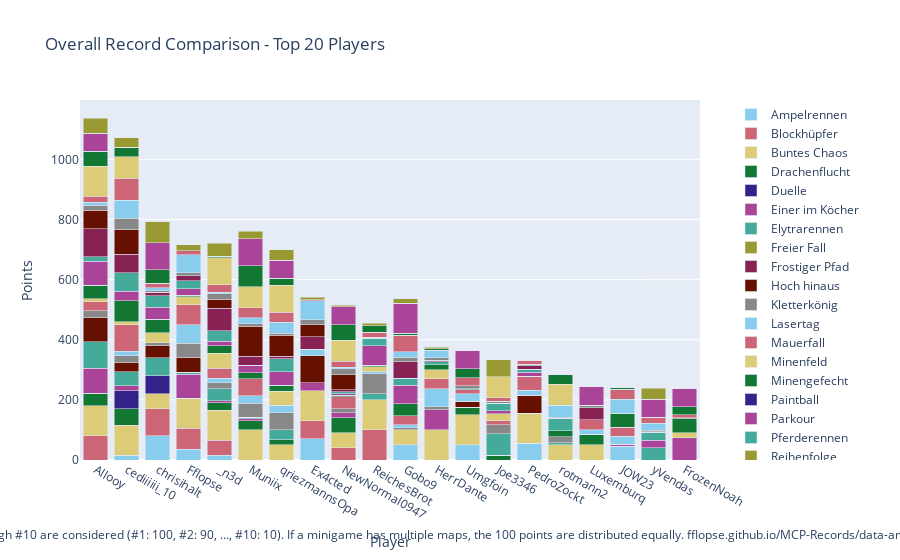

Write notebook code for a chart like this one.
### Code cell
import plotly.graph_objects as go

# Sum all columns to get the total score
outDf['Total'] = outDf.sum(axis=1)

# Sort by total score and fill N/A values with 0
outDf = outDf.sort_values(by='Total', ascending=False).fillna(0)

# Crop to top 10 players
cropDf = outDf.head(20).copy()

# Drop the 'Total' column for plotting
cropDf = cropDf.drop(columns=['Total'])

# Create a color palette
color_palette = px.colors.qualitative.Safe

# Create the stacked bar plot
fig = go.Figure()

cropDf = remove_duplicate_columns(cropDf)

for column in cropDf.columns.difference(['Player']):
    fig.add_trace(go.Bar(
        x=cropDf.index,
        y=cropDf[column],
        name=column,
        marker_color=color_palette[len(fig.data) % len(color_palette)]
    ))

# Update layout
fig.update_layout(
    barmode='stack',
    title='Overall Record Comparison - Top 20 Players',
    xaxis=dict(title='Player'),
    yaxis=dict(title='Points'),
    #height=800,
    #width=1000,
    legend=dict(
        x=1.05,
        y=0.5,
        traceorder='normal',
        font=dict(size=12),
        bgcolor='rgba(255, 255, 255, 0)',
        bordercolor='rgba(0, 0, 0, 0)'
    ),
    margin=dict(r=200),  # Adjust right margin to make room for the legend
    annotations=[
        dict(
            x=0.5,
            y=-0.235,
            xref='paper',
            yref='paper',
            text='Max 100 points per minigame. Records #1 through #10 are considered (#1: 100, #2: 90, ..., #10: 10). If a minigame has multiple maps, the 100 points are distributed equally. fflopse.github.io/MCP-Records/data-analysis/global-ranking.ipynb',
            showarrow=False,
            font=dict(size=12),
            xanchor='center'
        )
    ]
)

fig.show()

# save the plot as an html file

fig.write_html('out/overall_record_comparison.html')

### Figure 1 — Plotly figure (JSON) as saved in the notebook; plotly's stock layout.template omitted (floating-point values rounded to 4 significant figures)
{"data": [{"marker": {"color": "rgb(136, 204, 238)"}, "name": "Ampelrennen", "type": "bar", "x": ["Allooy", "cediiiiii_10", "chrisihalt", "Fflopse", "_n3d", "Muniix", "qriezmannsOpa", "Ex4cted", "NewNormal0947", "ReichesBrot", "Gobo9", "HerrDante", "Umgfoin", "Joe3346", "PedroZockt", "rotmann2", "Luxemburq", "JOW23", "yVendas", "FrozenNoah"], "y": [0.0, 15.0, 80.0, 35.0, 15.0, 0.0, 0.0, 70.0, 0.0, 0.0, 50.0, 0.0, 50.0, 0.0, 55.0, 0.0, 0.0, 45.0, 0.0, 0.0]}, {"marker": {"color": "rgb(204, 102, 119)"}, "name": "Blockhüpfer", "type": "bar", "x": ["Allooy", "cediiiiii_10", "chrisihalt", "Fflopse", "_n3d", "Muniix", "qriezmannsOpa", "Ex4cted", "NewNormal0947", "ReichesBrot", "Gobo9", "HerrDante", "Umgfoin", "Joe3346", "PedroZockt", "rotmann2", "Luxemburq", "JOW23", "yVendas", "FrozenNoah"], "y": [80.0, 0.0, 90.0, 70.0, 50.0, 0.0, 0.0, 60.0, 40.0, 100.0, 0.0, 0.0, 0.0, 0.0, 0.0, 0.0, 0.0, 0.0, 0.0, 0.0]}, {"marker": {"color": "rgb(221, 204, 119)"}, "name": "Buntes Chaos", "type": "bar", "x": ["Allooy", "cediiiiii_10", "chrisihalt", "Fflopse", "_n3d", "Muniix", "qriezmannsOpa", "Ex4cted", "NewNormal0947", "ReichesBrot", "Gobo9", "HerrDante", "Umgfoin", "Joe3346", "PedroZockt", "rotmann2", "Luxemburq", "JOW23", "yVendas", "FrozenNoah"], "y": [100.0, 100.0, 50.0, 100.0, 100.0, 100.0, 50.0, 100.0, 50.0, 100.0, 50.0, 100.0, 100.0, 0.0, 100.0, 50.0, 50.0, 0.0, 0.0, 0.0]}, {"marker": {"color": "rgb(17, 119, 51)"}, "name": "Drachenflucht", "type": "bar", "x": ["Allooy", "cediiiiii_10", "chrisihalt", "Fflopse", "_n3d", "Muniix", "qriezmannsOpa", "Ex4cted", "NewNormal0947", "ReichesBrot", "Gobo9", "HerrDante", "Umgfoin", "Joe3346", "PedroZockt", "rotmann2", "Luxemburq", "JOW23", "yVendas", "FrozenNoah"], "y": [42.5, 55.0, 0.0, 0.0, 25.0, 30.0, 17.5, 0.0, 50.0, 0.0, 0.0, 0.0, 25.0, 15.0, 0.0, 0.0, 35.0, 0.0, 0.0, 0.0]}, {"marker": {"color": "rgb(51, 34, 136)"}, "name": "Duelle", "type": "bar", "x": ["Allooy", "cediiiiii_10", "chrisihalt", "Fflopse", "_n3d", "Muniix", "qriezmannsOpa", "Ex4cted", "NewNormal0947", "ReichesBrot", "Gobo9", "HerrDante", "Umgfoin", "Joe3346", "PedroZockt", "rotmann2", "Luxemburq", "JOW23", "yVendas", "FrozenNoah"], "y": [0.0, 60.0, 60.0, 0.0, 0.0, 0.0, 0.0, 0.0, 0.0, 0.0, 0.0, 0.0, 0.0, 0.0, 0.0, 0.0, 0.0, 0.0, 0.0, 0.0]}, {"marker": {"color": "rgb(170, 68, 153)"}, "name": "Einer im Köcher", "type": "bar", "x": ["Allooy", "cediiiiii_10", "chrisihalt", "Fflopse", "_n3d", "Muniix", "qriezmannsOpa", "Ex4cted", "NewNormal0947", "ReichesBrot", "Gobo9", "HerrDante", "Umgfoin", "Joe3346", "PedroZockt", "rotmann2", "Luxemburq", "JOW23", "yVendas", "FrozenNoah"], "y": [83.33, 16.67, 0.0, 80.0, 6.667, 6.667, 0.0, 26.67, 16.67, 0.0, 0.0, 66.67, 0.0, 0.0, 0.0, 0.0, 0.0, 6.667, 0.0, 73.33]}, {"marker": {"color": "rgb(68, 170, 153)"}, "name": "Elytrarennen", "type": "bar", "x": ["Allooy", "cediiiiii_10", "chrisihalt", "Fflopse", "_n3d", "Muniix", "qriezmannsOpa", "Ex4cted", "NewNormal0947", "ReichesBrot", "Gobo9", "HerrDante", "Umgfoin", "Joe3346", "PedroZockt", "rotmann2", "Luxemburq", "JOW23", "yVendas", "FrozenNoah"], "y": [87.5, 47.5, 60.0, 7.5, 40.0, 5.0, 32.5, 0.0, 0.0, 20.0, 0.0, 0.0, 0.0, 72.5, 0.0, 7.5, 0.0, 0.0, 40.0, 0.0]}, {"marker": {"color": "rgb(153, 153, 51)"}, "name": "Freier Fall", "type": "bar", "x": ["Allooy", "cediiiiii_10", "chrisihalt", "Fflopse", "_n3d", "Muniix", "qriezmannsOpa", "Ex4cted", "NewNormal0947", "ReichesBrot", "Gobo9", "HerrDante", "Umgfoin", "Joe3346", "PedroZockt", "rotmann2", "Luxemburq", "JOW23", "yVendas", "FrozenNoah"], "y": [0.0, 0.0, 0.0, 0.0, 0.0, 0.0, 0.0, 0.0, 0.0, 0.0, 0.0, 0.0, 0.0, 0.0, 0.0, 0.0, 0.0, 0.0, 0.0, 0.0]}, {"marker": {"color": "rgb(136, 34, 85)"}, "name": "Frostiger Pfad", "type": "bar", "x": ["Allooy", "cediiiiii_10", "chrisihalt", "Fflopse", "_n3d", "Muniix", "qriezmannsOpa", "Ex4cted", "NewNormal0947", "ReichesBrot", "Gobo9", "HerrDante", "Umgfoin", "Joe3346", "PedroZockt", "rotmann2", "Luxemburq", "JOW23", "yVendas", "FrozenNoah"], "y": [0.0, 0.0, 0.0, 0.0, 0.0, 0.0, 0.0, 0.0, 0.0, 0.0, 0.0, 0.0, 0.0, 0.0, 0.0, 0.0, 0.0, 0.0, 0.0, 0.0]}, {"marker": {"color": "rgb(102, 17, 0)"}, "name": "Hoch hinaus", "type": "bar", "x": ["Allooy", "cediiiiii_10", "chrisihalt", "Fflopse", "_n3d", "Muniix", "qriezmannsOpa", "Ex4cted", "NewNormal0947", "ReichesBrot", "Gobo9", "HerrDante", "Umgfoin", "Joe3346", "PedroZockt", "rotmann2", "Luxemburq", "JOW23", "yVendas", "FrozenNoah"], "y": [80.0, 30.0, 40.0, 50.0, 0.0, 0.0, 0.0, 90.0, 0.0, 0.0, 0.0, 0.0, 20.0, 0.0, 60.0, 0.0, 0.0, 0.0, 0.0, 0.0]}, {"marker": {"color": "rgb(136, 136, 136)"}, "name": "Kletterkönig", "type": "bar", "x": ["Allooy", "cediiiiii_10", "chrisihalt", "Fflopse", "_n3d", "Muniix", "qriezmannsOpa", "Ex4cted", "NewNormal0947", "ReichesBrot", "Gobo9", "HerrDante", "Umgfoin", "Joe3346", "PedroZockt", "rotmann2", "Luxemburq", "JOW23", "yVendas", "FrozenNoah"], "y": [23.33, 23.33, 10.0, 46.67, 20.0, 46.67, 56.67, 0.0, 13.33, 66.67, 6.667, 10.0, 0.0, 30.0, 0.0, 20.0, 0.0, 0.0, 0.0, 0.0]}, {"marker": {"color": "rgb(136, 204, 238)"}, "name": "Lasertag", "type": "bar", "x": ["Allooy", "cediiiiii_10", "chrisihalt", "Fflopse", "_n3d", "Muniix", "qriezmannsOpa", "Ex4cted", "NewNormal0947", "ReichesBrot", "Gobo9", "HerrDante", "Umgfoin", "Joe3346", "PedroZockt", "rotmann2", "Luxemburq", "JOW23", "yVendas", "FrozenNoah"], "y": [0.0, 15.0, 0.0, 60.0, 15.0, 25.0, 25.0, 22.5, 0.0, 7.5, 10.0, 60.0, 25.0, 0.0, 17.5, 0.0, 15.0, 27.5, 0.0, 0.0]}, {"marker": {"color": "rgb(204, 102, 119)"}, "name": "Mauerfall", "type": "bar", "x": ["Allooy", "cediiiiii_10", "chrisihalt", "Fflopse", "_n3d", "Muniix", "qriezmannsOpa", "Ex4cted", "NewNormal0947", "ReichesBrot", "Gobo9", "HerrDante", "Umgfoin", "Joe3346", "PedroZockt", "rotmann2", "Luxemburq", "JOW23", "yVendas", "FrozenNoah"], "y": [30.0, 86.67, 0.0, 66.67, 33.33, 56.67, 0.0, 0.0, 40.0, 0.0, 30.0, 33.33, 13.33, 13.33, 46.67, 0.0, 33.33, 30.0, 0.0, 0.0]}, {"marker": {"color": "rgb(221, 204, 119)"}, "name": "Minenfeld", "type": "bar", "x": ["Allooy", "cediiiiii_10", "chrisihalt", "Fflopse", "_n3d", "Muniix", "qriezmannsOpa", "Ex4cted", "NewNormal0947", "ReichesBrot", "Gobo9", "HerrDante", "Umgfoin", "Joe3346", "PedroZockt", "rotmann2", "Luxemburq", "JOW23", "yVendas", "FrozenNoah"], "y": [10.0, 10.0, 33.33, 26.67, 50.0, 0.0, 46.67, 0.0, 0.0, 16.67, 0.0, 30.0, 0.0, 23.33, 0.0, 0.0, 0.0, 0.0, 0.0, 16.67]}, {"marker": {"color": "rgb(17, 119, 51)"}, "name": "Minengefecht", "type": "bar", "x": ["Allooy", "cediiiiii_10", "chrisihalt", "Fflopse", "_n3d", "Muniix", "qriezmannsOpa", "Ex4cted", "NewNormal0947", "ReichesBrot", "Gobo9", "HerrDante", "Umgfoin", "Joe3346", "PedroZockt", "rotmann2", "Luxemburq", "JOW23", "yVendas", "FrozenNoah"], "y": [45.0, 70.0, 45.0, 5.0, 25.0, 20.0, 20.0, 0.0, 5.0, 5.0, 40.0, 17.5, 0.0, 0.0, 0.0, 20.0, 0.0, 45.0, 0.0, 47.5]}, {"marker": {"color": "rgb(51, 34, 136)"}, "name": "Paintball", "type": "bar", "x": ["Allooy", "cediiiiii_10", "chrisihalt", "Fflopse", "_n3d", "Muniix", "qriezmannsOpa", "Ex4cted", "NewNormal0947", "ReichesBrot", "Gobo9", "HerrDante", "Umgfoin", "Joe3346", "PedroZockt", "rotmann2", "Luxemburq", "JOW23", "yVendas", "FrozenNoah"], "y": [0.0, 0.0, 0.0, 0.0, 0.0, 0.0, 0.0, 0.0, 0.0, 0.0, 0.0, 0.0, 0.0, 0.0, 0.0, 0.0, 0.0, 0.0, 0.0, 0.0]}, {"marker": {"color": "rgb(170, 68, 153)"}, "name": "Parkour", "type": "bar", "x": ["Allooy", "cediiiiii_10", "chrisihalt", "Fflopse", "_n3d", "Muniix", "qriezmannsOpa", "Ex4cted", "NewNormal0947", "ReichesBrot", "Gobo9", "HerrDante", "Umgfoin", "Joe3346", "PedroZockt", "rotmann2", "Luxemburq", "JOW23", "yVendas", "FrozenNoah"], "y": [80.0, 32.5, 40.0, 22.5, 15.0, 25.0, 45.0, 0.0, 5.0, 65.0, 62.5, 0.0, 0.0, 10.0, 12.5, 0.0, 0.0, 0.0, 25.0, 0.0]}, {"marker": {"color": "rgb(68, 170, 153)"}, "name": "Pferderennen", "type": "bar", "x": ["Allooy", "cediiiiii_10", "chrisihalt", "Fflopse", "_n3d", "Muniix", "qriezmannsOpa", "Ex4cted", "NewNormal0947", "ReichesBrot", "Gobo9", "HerrDante", "Umgfoin", "Joe3346", "PedroZockt", "rotmann2", "Luxemburq", "JOW23", "yVendas", "FrozenNoah"], "y": [15.0, 61.67, 38.33, 26.67, 35.0, 0.0, 43.33, 0.0, 6.667, 21.67, 23.33, 10.0, 3.333, 25.0, 10.0, 40.0, 0.0, 0.0, 26.67, 0.0]}, {"marker": {"color": "rgb(153, 153, 51)"}, "name": "Reihenfolge", "type": "bar", "x": ["Allooy", "cediiiiii_10", "chrisihalt", "Fflopse", "_n3d", "Muniix", "qriezmannsOpa", "Ex4cted", "NewNormal0947", "ReichesBrot", "Gobo9", "HerrDante", "Umgfoin", "Joe3346", "PedroZockt", "rotmann2", "Luxemburq", "JOW23", "yVendas", "FrozenNoah"], "y": [0.0, 0.0, 0.0, 0.0, 0.0, 0.0, 0.0, 0.0, 0.0, 0.0, 0.0, 0.0, 0.0, 0.0, 0.0, 0.0, 0.0, 0.0, 0.0, 0.0]}, {"marker": {"color": "rgb(136, 34, 85)"}, "name": "Replika", "type": "bar", "x": ["Allooy", "cediiiiii_10", "chrisihalt", "Fflopse", "_n3d", "Muniix", "qriezmannsOpa", "Ex4cted", "NewNormal0947", "ReichesBrot", "Gobo9", "HerrDante", "Umgfoin", "Joe3346", "PedroZockt", "rotmann2", "Luxemburq", "JOW23", "yVendas", "FrozenNoah"], "y": [92.74, 61.71, 11.62, 15.81, 74.27, 29.4, 7.863, 40.0, 6.496, 3.248, 54.44, 3.761, 0.3419, 0.0, 11.71, 0.7692, 40.0, 0.5128, 2.906, 0.0]}, {"marker": {"color": "rgb(102, 17, 0)"}, "name": "Runterpurzeln", "type": "bar", "x": ["Allooy", "cediiiiii_10", "chrisihalt", "Fflopse", "_n3d", "Muniix", "qriezmannsOpa", "Ex4cted", "NewNormal0947", "ReichesBrot", "Gobo9", "HerrDante", "Umgfoin", "Joe3346", "PedroZockt", "rotmann2", "Luxemburq", "JOW23", "yVendas", "FrozenNoah"], "y": [60.0, 80.0, 0.0, 0.0, 30.0, 100.0, 70.0, 40.0, 50.0, 0.0, 0.0, 0.0, 0.0, 0.0, 0.0, 0.0, 0.0, 0.0, 0.0, 0.0]}, {"marker": {"color": "rgb(136, 136, 136)"}, "name": "Sammelwahn", "type": "bar", "x": ["Allooy", "cediiiiii_10", "chrisihalt", "Fflopse", "_n3d", "Muniix", "qriezmannsOpa", "Ex4cted", "NewNormal0947", "ReichesBrot", "Gobo9", "HerrDante", "Umgfoin", "Joe3346", "PedroZockt", "rotmann2", "Luxemburq", "JOW23", "yVendas", "FrozenNoah"], "y": [18.14, 39.53, 4.884, 10.23, 19.53, 8.605, 6.279, 17.67, 20.93, 2.093, 15.12, 8.14, 9.535, 5.814, 4.651, 4.419, 9.535, 0.4651, 4.419, 2.326]}, {"marker": {"color": "rgb(136, 204, 238)"}, "name": "Schießstand", "type": "bar", "x": ["Allooy", "cediiiiii_10", "chrisihalt", "Fflopse", "_n3d", "Muniix", "qriezmannsOpa", "Ex4cted", "NewNormal0947", "ReichesBrot", "Gobo9", "HerrDante", "Umgfoin", "Joe3346", "PedroZockt", "rotmann2", "Luxemburq", "JOW23", "yVendas", "FrozenNoah"], "y": [10.0, 60.0, 10.0, 60.0, 5.0, 20.0, 37.5, 62.5, 5.0, 0.0, 17.5, 25.0, 0.0, 0.0, 0.0, 40.0, 0.0, 47.5, 22.5, 0.0]}, {"marker": {"color": "rgb(204, 102, 119)"}, "name": "Skywars", "type": "bar", "x": ["Allooy", "cediiiiii_10", "chrisihalt", "Fflopse", "_n3d", "Muniix", "qriezmannsOpa", "Ex4cted", "NewNormal0947", "ReichesBrot", "Gobo9", "HerrDante", "Umgfoin", "Joe3346", "PedroZockt", "rotmann2", "Luxemburq", "JOW23", "yVendas", "FrozenNoah"], "y": [20.0, 73.33, 15.0, 13.33, 23.33, 33.33, 33.33, 3.333, 20.0, 16.67, 55.0, 0.0, 26.67, 11.67, 13.33, 0.0, 0.0, 33.33, 20.0, 10.0]}, {"marker": {"color": "rgb(221, 204, 119)"}, "name": "Spleef", "type": "bar", "x": ["Allooy", "cediiiiii_10", "chrisihalt", "Fflopse", "_n3d", "Muniix", "qriezmannsOpa", "Ex4cted", "NewNormal0947", "ReichesBrot", "Gobo9", "HerrDante", "Umgfoin", "Joe3346", "PedroZockt", "rotmann2", "Luxemburq", "JOW23", "yVendas", "FrozenNoah"], "y": [100.0, 70.0, 0.0, 0.0, 90.0, 70.0, 90.0, 0.0, 70.0, 0.0, 0.0, 0.0, 0.0, 70.0, 0.0, 70.0, 0.0, 0.0, 0.0, 0.0]}, {"marker": {"color": "rgb(17, 119, 51)"}, "name": "Survivalgames", "type": "bar", "x": ["Allooy", "cediiiiii_10", "chrisihalt", "Fflopse", "_n3d", "Muniix", "qriezmannsOpa", "Ex4cted", "NewNormal0947", "ReichesBrot", "Gobo9", "HerrDante", "Umgfoin", "Joe3346", "PedroZockt", "rotmann2", "Luxemburq", "JOW23", "yVendas", "FrozenNoah"], "y": [50.0, 32.5, 45.0, 0.0, 5.0, 70.0, 22.5, 0.0, 50.0, 22.5, 7.5, 5.0, 30.0, 0.0, 0.0, 32.5, 0.0, 5.0, 0.0, 27.5]}, {"marker": {"color": "rgb(51, 34, 136)"}, "name": "Todeswürfel", "type": "bar", "x": ["Allooy", "cediiiiii_10", "chrisihalt", "Fflopse", "_n3d", "Muniix", "qriezmannsOpa", "Ex4cted", "NewNormal0947", "ReichesBrot", "Gobo9", "HerrDante", "Umgfoin", "Joe3346", "PedroZockt", "rotmann2", "Luxemburq", "JOW23", "yVendas", "FrozenNoah"], "y": [0.0, 0.0, 0.0, 0.0, 0.0, 0.0, 0.0, 0.0, 0.0, 0.0, 0.0, 0.0, 0.0, 0.0, 0.0, 0.0, 0.0, 0.0, 0.0, 0.0]}, {"marker": {"color": "rgb(170, 68, 153)"}, "name": "Turmroulette", "type": "bar", "x": ["Allooy", "cediiiiii_10", "chrisihalt", "Fflopse", "_n3d", "Muniix", "qriezmannsOpa", "Ex4cted", "NewNormal0947", "ReichesBrot", "Gobo9", "HerrDante", "Umgfoin", "Joe3346", "PedroZockt", "rotmann2", "Luxemburq", "JOW23", "yVendas", "FrozenNoah"], "y": [60.0, 0.0, 90.0, 0.0, 0.0, 90.0, 60.0, 0.0, 60.0, 0.0, 100.0, 0.0, 60.0, 0.0, 0.0, 0.0, 60.0, 0.0, 60.0, 60.0]}, {"marker": {"color": "rgb(68, 170, 153)"}, "name": "Waffenfolge", "type": "bar", "x": ["Allooy", "cediiiiii_10", "chrisihalt", "Fflopse", "_n3d", "Muniix", "qriezmannsOpa", "Ex4cted", "NewNormal0947", "ReichesBrot", "Gobo9", "HerrDante", "Umgfoin", "Joe3346", "PedroZockt", "rotmann2", "Luxemburq", "JOW23", "yVendas", "FrozenNoah"], "y": [0.0, 0.0, 0.0, 0.0, 0.0, 0.0, 0.0, 0.0, 0.0, 0.0, 0.0, 0.0, 0.0, 0.0, 0.0, 0.0, 0.0, 0.0, 0.0, 0.0]}, {"marker": {"color": "rgb(153, 153, 51)"}, "name": "Wettrennen", "type": "bar", "x": ["Allooy", "cediiiiii_10", "chrisihalt", "Fflopse", "_n3d", "Muniix", "qriezmannsOpa", "Ex4cted", "NewNormal0947", "ReichesBrot", "Gobo9", "HerrDante", "Umgfoin", "Joe3346", "PedroZockt", "rotmann2", "Luxemburq", "JOW23", "yVendas", "FrozenNoah"], "y": [50.0, 32.0, 70.0, 20.0, 44.0, 24.0, 36.0, 8.0, 6.0, 8.0, 14.0, 6.0, 0.0, 56.0, 0.0, 0.0, 0.0, 0.0, 38.0, 0.0]}], "layout": {"annotations": [{"font": {"size": 12}, "showarrow": false, "text": "Max 100 points per minigame. Records #1 through #10 are considered (#1: 100, #2: 90, ..., #10: 10). If a minigame has multiple maps, the 100 points are distributed equally. fflopse.github.io/MCP-Records/data-analysis/global-ranking.ipynb", "x": 0.5, "xanchor": "center", "xref": "paper", "y": -0.235, "yref": "paper"}], "barmode": "stack", "legend": {"bgcolor": "rgba(255, 255, 255, 0)", "bordercolor": "rgba(0, 0, 0, 0)", "font": {"size": 12}, "traceorder": "normal", "x": 1.05, "y": 0.5}, "margin": {"r": 200}, "title": {"text": "Overall Record Comparison - Top 20 Players"}, "xaxis": {"title": {"text": "Player"}}, "yaxis": {"title": {"text": "Points"}}}}
